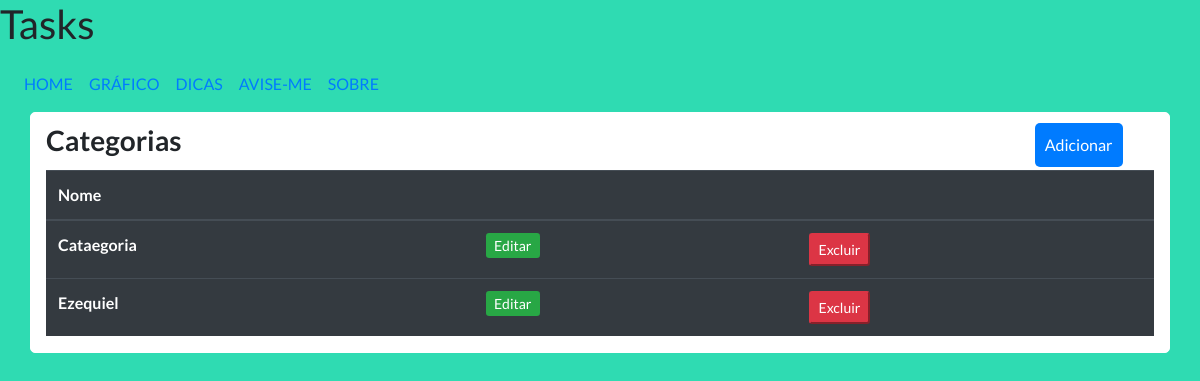
The app's page /task/categoria/, older data.
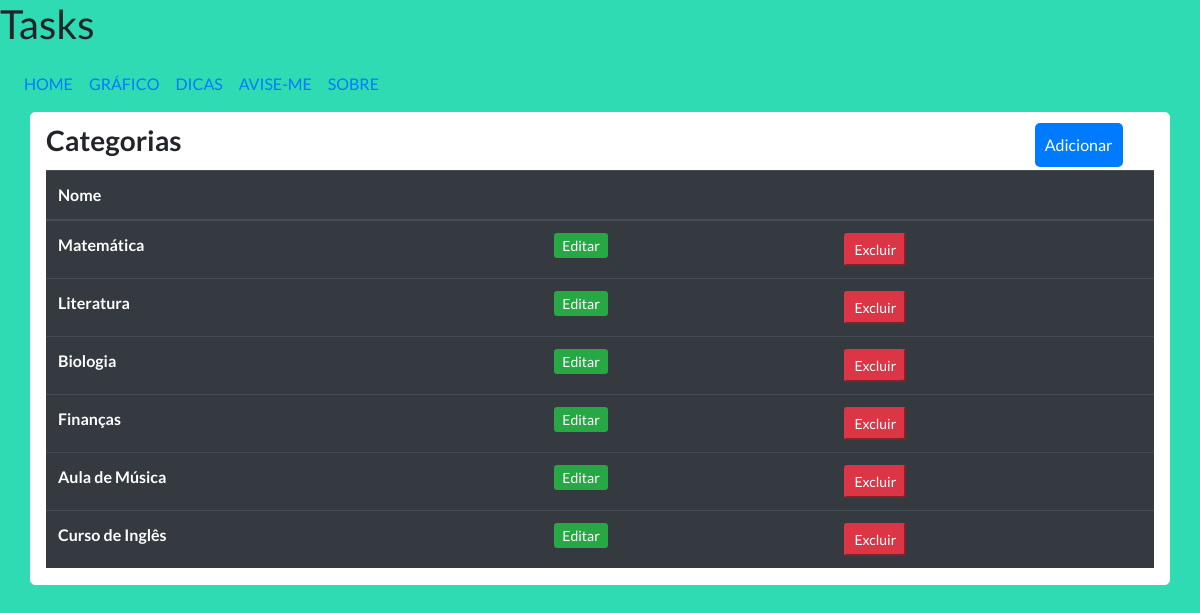
The same page, newer data.
### taskProject/models.py (models this page shows, shortened)
class Categoria(models.Model):
    nome = models.CharField(max_length=20, null=False)

### taskProject/views.py (the view)
# urls.py: path('categoria/', views.exibir_categoria, name='exibir_categoria'),
def exibir_categoria(request):
    categorias = Categoria.objects.all()
    return render(request, 'taskProject/exibir_categoria.html',{'categorias':categorias})

### taskProject/templates/taskProject/exibir_categoria.html (shortened to what this page needs)
{% extends 'taskProject/barra_superior.html' %}
    {% block content %}
      <div>
        <h3 style = "display: inline-block"><strong>Categorias</strong></h3>
        <a style = "display: inline-block; margin-left: 850px; padding:10px; color:#fff; border-radius: 5px; margin-top:10px;margin-bottom:3px; " type = "button" class = "bg-primary" href = "{% url 'cadastro_categoria' %}" >Adicionar</a>
      </div>
      <div>
            <table class="table table-dark">
                  <thead>
                    <tr>
                      <th scope="col">Nome</th>
                      <th scope="col"></th>
                      <th scope="col"></th>
                    </tr>
                  </thead>
                  <tbody>
                  {% for categoria in categorias %}
                    <tr>
                      <th scope="row">{{categoria.nome}}</th>
                      <td><a href="{% url 'editar_categoria' categoria.id %}" class=" btn-success btn-sm">Editar</a></td>
                      <td>
                      <button type="button"  class=" btn-danger btn-sm" data-toggle="modal" data-target="#exampleModal" data-categoriaid = {{categoria.id}}>
                        Excluir
                      </button>
                      </td>
                    </tr>
                    {%endfor%}
                  </tbody>
                </table>
      </div>
        </div>
      {% endblock content  %}

### taskProject/templates/taskProject/barra_superior.html (shortened to what this page needs)
{% load static%}
<!DOCTYPE html>
<html lang="pt-br">
    <head>
        <link rel="stylesheet" href="https://cdn.jsdelivr.net/npm/bootstrap@4.6.0/dist/css/bootstrap.min.css">
        <link rel="stylesheet" href="https://cdnjs.cloudflare.com/ajax/libs/font-awesome/4.7.0/css/font-awesome.min.css">
        <link rel="stylesheet" type="text/css" href="{% static 'taskProject/css/criar-tarefa.css' %}">
    </head>
    <body>
            <div class="top">
                <div class="title">
                    <h1>Tasks</h1>
                </div>
                <nav class="navbar navbar-expand-sm">
                    <ul class = "navbar-nav">
                        <li class = "nav-item"><a class="nav-link " href="#">HOME</a></li>
                        <li class = "nav-item"><a class="nav-link" href="#">GRÁFICO</a></li>
                        <li  class = "nav-item"><a class="nav-link" href="#">DICAS</a></li>
                        <li  class = "nav-item"><a class="nav-link" href="#">AVISE-ME</a></li>
                        <li  class = "nav-item"><a class="nav-link" href="#">SOBRE</a></li>
                    </ul>
                </nav>
            </div>
            <div class="content container">
                {% block content %}
                {% endblock %}
    </body>
</html>

### taskProject/static/taskProject/css/criar-tarefa.css (style rules this page uses)
* { padding: 0; margin: 0; }
body { background-color: #2FDBB2; font-family: 'Lato', sans-serif; }
.content { background-color: #fff; border: 1px solid #fff; border-radius: 5px; }

Row changes from the older to the newer data that the page shows:
removed Categoria: nome "Cataegoria"
removed Categoria: nome "Ezequiel"
added Categoria: nome "Matemática"
added Categoria: nome "Literatura"
added Categoria: nome "Biologia"
added Categoria: nome "Finanças"
added Categoria: nome "Aula de Música"
added Categoria: nome "Curso de Inglês"
